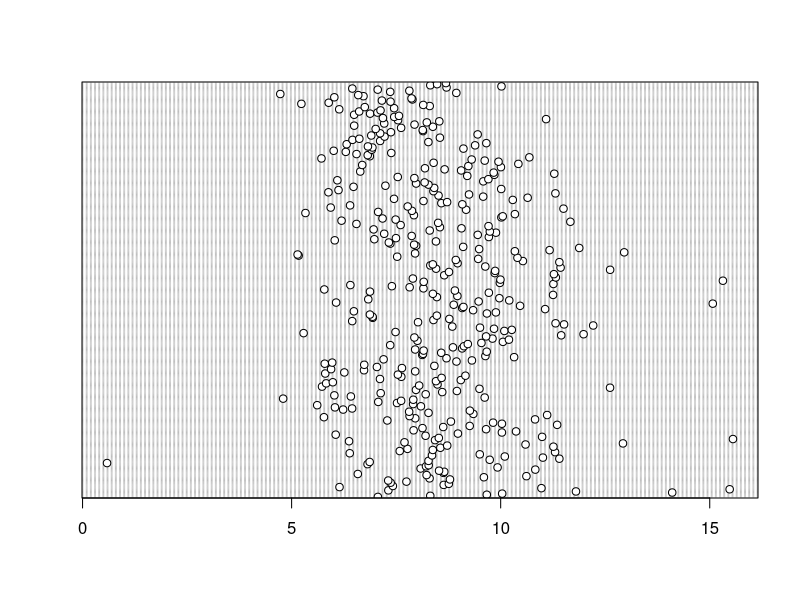
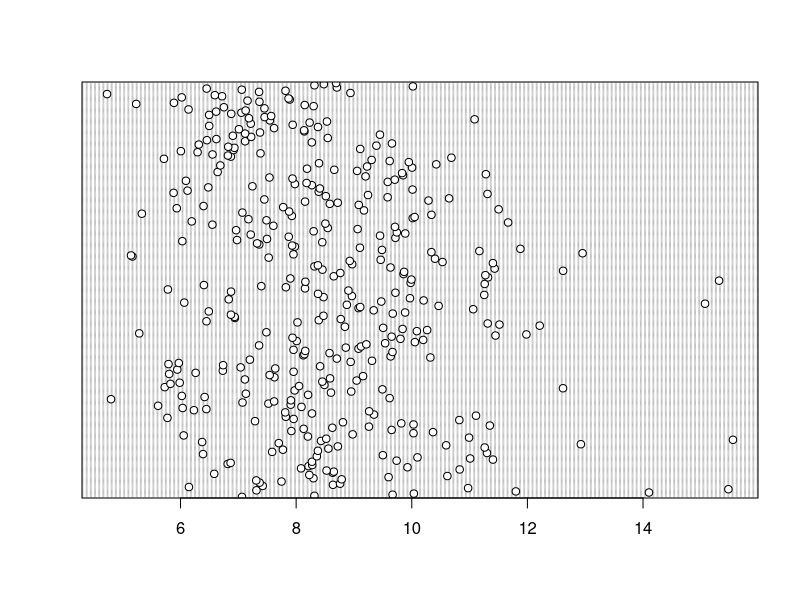

Write the R code that produced these figures, in order. (Note: this script raises an error after producing the figures.)
library(tidyverse)
library(readxl)
library(broom)

ci <- read_excel('data/Length and CI.xlsx')
dotchart(ci$CI)

# remove one outlier
head(arrange(ci, CI))
# sample 32 CI<1

ci <- 
  filter(ci,CI>1) %>% 
  mutate(Site = fct_recode(Site, Koutou = "K", Shipwreck = "S"),
         Density = fct_recode(Density, Control = "C", Low = "L", High = "H"),
         Density = fct_relevel(Density, "Control", "Low"),
         Type = if_else(is.na(Type) & Site=="Koutou", "U", Type),
         Type = if_else(is.na(Type), "E", Type))
  
dotchart(ci$CI)

# summary stats condion index ----------
ci %>% 
  drop_na(CI) %>% 
  group_by(Site,	Density,	Rep, Type) %>% 
  summarise(n = n())


ci %>% 
  drop_na(CI) %>% 
  group_by(Site) %>% 
  summarise(mean = mean(CI),
            n = n(),
            sd = sd(CI),
            se = sd/sqrt(n))


# Boxplot---------
ggplot(ci, aes(x = Density, y = CI)) +
  geom_boxplot() +
  facet_grid( Type ~ Site) +
  theme_javier()

ggplot(ci, aes(x = Density, y = Length)) +
  geom_boxplot() +
  facet_grid( Type ~ Site) +
  theme_bw()


# useless dynamite plot---
# ggplot(ci, aes(x = Density, y = CI)) +  
#   stat_summary(fun.y = mean, geom = "bar", fill = 'gray80', color = 1, alpha =0) +  
#   stat_summary(fun.data =  "mean_cl_boot", geom = "errorbar", width = 0.2) +
#   facet_grid( Type ~ Site) +
#   theme_bw()

ggplot(ci, aes(x = Density, y = CI)) +  
  stat_summary(fun.data = "mean_cl_boot", colour = 1, size = 1 ) +
  facet_grid( Type ~ Site) +
  theme_bw()

und_ci <- filter(ci,Type=="U")
tr_ci <- filter(ci,Type!="U")

ggplot(und_ci, aes(x = Density, y = CI)) +  
  stat_summary(fun.data = "mean_cl_boot", colour = 1, size = 1 ) +
  facet_wrap( ~ Site) +
  theme_javier() +
  ylab('Condition index')


ci_plot_und <- 
  ggplot(und_ci, aes(x = Density, y = CI)) +  
  geom_boxplot() +
  facet_wrap( ~ Site) +
  theme_javier() +
  labs(y = 'Condition index', x = '')


ci_plot_tr <- 
  ggplot(tr_ci, aes(x = Density, y = CI)) +  
  geom_boxplot() +
  theme_javier() +
  labs(y = 'Condition index', x = '')


ggsave(ggarrange(ci_plot_tr, ci_plot_und, ncol = 2, widths = c(1,2),labels = "AUTO"), 
       filename = 'figures/ci_plots.tiff',
       device = 'tiff',
       compression = 'lzw',
       width = 8,
       height = 3,
       dpi = 600)

# CI plot option 2-------
ci_plot2 <- 
  ci %>% 
  drop_na(CI) %>% 
  mutate(Type = fct_recode(Type, Trasplanted = "E", Undisturbed = "U")) %>% 
ggplot( aes(x = Density, y = CI)) +  
  geom_boxplot() +
  facet_wrap( ~ paste(Site, Type, sep =" ")) +
  theme_javier() +
  labs(y = 'Condition index', x = '')

ggsave(ci_plot2, 
       filename = 'figures/ci_plots2.tiff',
       device = 'tiff',
       compression = 'lzw',
       width = 7,
       height = 2.5,
       dpi = 600)

# anova condition index ---------
m1 <- aov(sqrt(CI)~Site*Density, und_ci)
tidy(m1)
tidy(TukeyHSD(m1))

m2 <- aov(sqrt(CI)~Density, tr_ci)
tidy(m2)
tidy(TukeyHSD(m2))

m3 <- aov(sqrt(Length)~Site*Density, ci)
anova(m3)
TukeyHSD(m3)

# Initial mussel size data---------------
size <- 
  read_csv('data/UW-Caliper 0111_Pyura_4_17.CSV') %>% 
  filter(mm>0) 

summary(size$mm)

size %>% 
  group_by(Site) %>% 
  summarise(mean = mean(mm),
            n = n(),
            sd = sd(mm),
            se = sd/sqrt(n))

size_freq_dist <- 
  ggplot(size, aes(x = mm,  stat(count),fill = Site)) +
  geom_density(alpha = .3) +
  labs(x = 'Mussel size (mm)', y = 'Number of individuals') + 
  theme_javier() +
  theme(legend.position = c(.9,.7))

ggsave(size_freq_dist, 
       filename = 'figures/size_freq_dist.tiff',
       device = 'tiff',
       compression = 'lzw',
       width = 4,
       height = 2.5,
       dpi = 600)

